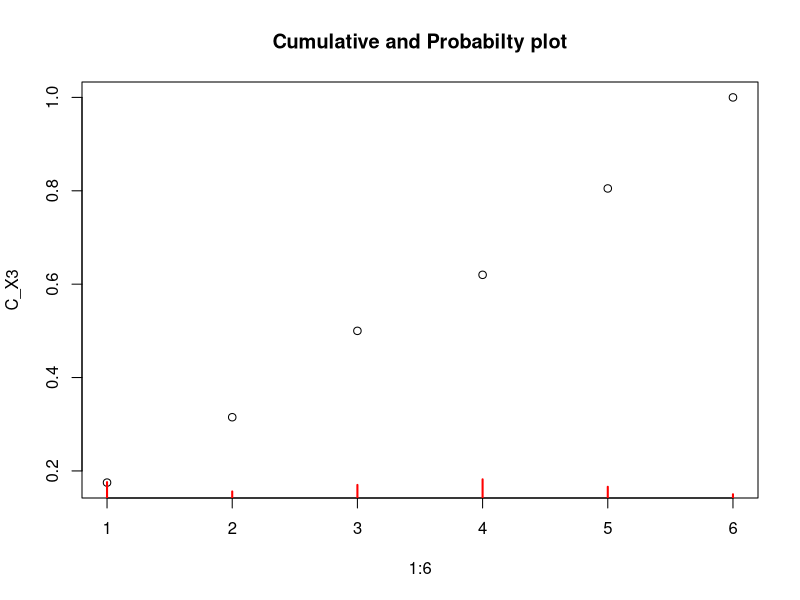

Write R code to recreate this figure.
#Unit 1

#Obtain probability distribution of x where x is no of sports showing when six sided symmetric
#die is rolled 
#Stimulate the random samples of sixe 100, 200 and 500 and verify the frequency of interpretation of 
#probability

# Making sample of 100 numbers
n1 = 100
X1 = sample(1:6,100,replace = T)
X1_t = table(X1)
X1_t

#Making sample of size 200
n2 = 200
X2 = sample(1:6,200,replace = T)
X2_t = table(X2)
X2_t

#Making sample of size 500
n3 = 500
X3 = sample(1:6,500,replace = T)
X3_t = table(X3)
X3_t

# Entering data to dataframe
x = data.frame(X1_t,X2_t,X3_t)
x

# Probability of each data point
p_X1 = X1_t/n1
p_X1

p_X2 = X2_t/n2
p_X2

p_X3 = X3_t/n3
p_X3

var(p_X1)
var(p_X2)
var(p_X3)

C_X1 = cumsum(p_X1)
C_X2 = cumsum(p_X2)
C_X3 = cumsum(p_X2)

#Plote
plot(1:6,C_X3, main = "Cumulative and Probabilty plot")
points(p_X3, col = "Red")

